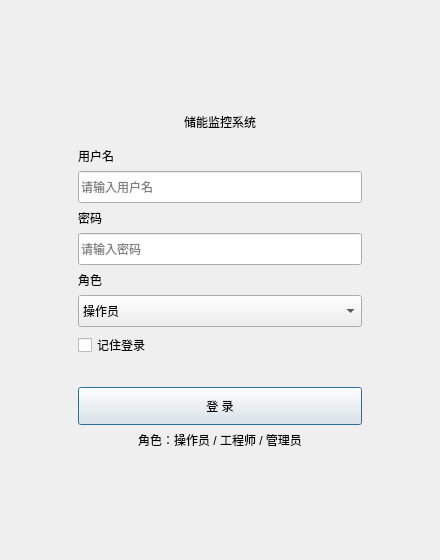
<?xml version="1.0" encoding="UTF-8"?>
<ui version="4.0">
 <class>LoginDialog</class>
 <widget class="QDialog" name="LoginDialog">
  <property name="geometry">
   <rect>
    <x>0</x>
    <y>0</y>
    <width>440</width>
    <height>560</height>
   </rect>
  </property>
  <property name="windowTitle">
   <string>储能监控系统 · 登录</string>
  </property>
  <layout class="QVBoxLayout" name="mainLayout">
   <property name="spacing">
    <number>0</number>
   </property>
   <property name="leftMargin">
    <number>28</number>
   </property>
   <property name="topMargin">
    <number>28</number>
   </property>
   <property name="rightMargin">
    <number>28</number>
   </property>
   <property name="bottomMargin">
    <number>28</number>
   </property>
   <item>
    <spacer name="topSpacer">
     <property name="orientation">
      <enum>Qt::Orientation::Vertical</enum>
     </property>
     <property name="sizeType">
      <enum>QSizePolicy::Policy::Expanding</enum>
     </property>
     <property name="sizeHint" stdset="0">
      <size>
       <width>20</width>
       <height>40</height>
      </size>
     </property>
    </spacer>
   </item>
   <item>
    <layout class="QHBoxLayout" name="cardRow">
     <property name="spacing">
      <number>0</number>
     </property>
     <item>
      <spacer name="leftSpacer">
       <property name="orientation">
        <enum>Qt::Orientation::Horizontal</enum>
       </property>
       <property name="sizeType">
        <enum>QSizePolicy::Policy::Expanding</enum>
       </property>
       <property name="sizeHint" stdset="0">
        <size>
         <width>40</width>
         <height>20</height>
        </size>
       </property>
      </spacer>
     </item>
     <item>
      <widget class="QFrame" name="card">
       <property name="minimumSize">
        <size>
         <width>340</width>
         <height>0</height>
        </size>
       </property>
       <property name="maximumSize">
        <size>
         <width>340</width>
         <height>16777215</height>
        </size>
       </property>
       <property name="frameShape">
        <enum>QFrame::Shape::NoFrame</enum>
       </property>
       <layout class="QVBoxLayout" name="cardLayout">
        <property name="spacing">
         <number>6</number>
        </property>
        <property name="leftMargin">
         <number>28</number>
        </property>
        <property name="topMargin">
         <number>26</number>
        </property>
        <property name="rightMargin">
         <number>28</number>
        </property>
        <property name="bottomMargin">
         <number>24</number>
        </property>
        <item>
         <widget class="QLabel" name="lblTitle">
          <property name="text">
           <string>储能监控系统</string>
          </property>
          <property name="alignment">
           <set>Qt::AlignmentFlag::AlignCenter</set>
          </property>
         </widget>
        </item>
        <item>
         <spacer name="spTitle">
          <property name="orientation">
           <enum>Qt::Orientation::Vertical</enum>
          </property>
          <property name="sizeType">
           <enum>QSizePolicy::Policy::Fixed</enum>
          </property>
          <property name="sizeHint" stdset="0">
           <size>
            <width>20</width>
            <height>10</height>
           </size>
          </property>
         </spacer>
        </item>
        <item>
         <widget class="QLabel" name="lblUser">
          <property name="text">
           <string>用户名</string>
          </property>
         </widget>
        </item>
        <item>
         <widget class="QLineEdit" name="editUser">
          <property name="minimumSize">
           <size>
            <width>0</width>
            <height>32</height>
           </size>
          </property>
          <property name="placeholderText">
           <string>请输入用户名</string>
          </property>
          <property name="clearButtonEnabled">
           <bool>true</bool>
          </property>
         </widget>
        </item>
        <item>
         <widget class="QLabel" name="lblPwd">
          <property name="text">
           <string>密码</string>
          </property>
         </widget>
        </item>
        <item>
         <widget class="QLineEdit" name="editPwd">
          <property name="minimumSize">
           <size>
            <width>0</width>
            <height>32</height>
           </size>
          </property>
          <property name="echoMode">
           <enum>QLineEdit::EchoMode::Password</enum>
          </property>
          <property name="placeholderText">
           <string>请输入密码</string>
          </property>
         </widget>
        </item>
        <item>
         <widget class="QLabel" name="lblRole">
          <property name="text">
           <string>角色</string>
          </property>
         </widget>
        </item>
        <item>
         <widget class="QComboBox" name="comboRole">
          <property name="minimumSize">
           <size>
            <width>0</width>
            <height>32</height>
           </size>
          </property>
          <item>
           <property name="text">
            <string>操作员</string>
           </property>
          </item>
          <item>
           <property name="text">
            <string>工程师</string>
           </property>
          </item>
          <item>
           <property name="text">
            <string>管理员</string>
           </property>
          </item>
         </widget>
        </item>
        <item>
         <widget class="QCheckBox" name="chkRemember">
          <property name="text">
           <string>记住登录</string>
          </property>
         </widget>
        </item>
        <item>
         <widget class="QLabel" name="lblError">
          <property name="visible">
           <bool>false</bool>
          </property>
          <property name="text">
           <string/>
          </property>
          <property name="wordWrap">
           <bool>true</bool>
          </property>
         </widget>
        </item>
        <item>
         <spacer name="spLogin">
          <property name="orientation">
           <enum>Qt::Orientation::Vertical</enum>
          </property>
          <property name="sizeType">
           <enum>QSizePolicy::Policy::Fixed</enum>
          </property>
          <property name="sizeHint" stdset="0">
           <size>
            <width>20</width>
            <height>4</height>
           </size>
          </property>
         </spacer>
        </item>
        <item>
         <widget class="QPushButton" name="btnLogin">
          <property name="minimumSize">
           <size>
            <width>0</width>
            <height>38</height>
           </size>
          </property>
          <property name="text">
           <string>登 录</string>
          </property>
          <property name="default">
           <bool>true</bool>
          </property>
         </widget>
        </item>
        <item>
         <widget class="QLabel" name="lblHint">
          <property name="text">
           <string>角色：操作员 / 工程师 / 管理员</string>
          </property>
          <property name="alignment">
           <set>Qt::AlignmentFlag::AlignCenter</set>
          </property>
         </widget>
        </item>
       </layout>
      </widget>
     </item>
     <item>
      <spacer name="rightSpacer">
       <property name="orientation">
        <enum>Qt::Orientation::Horizontal</enum>
       </property>
       <property name="sizeType">
        <enum>QSizePolicy::Policy::Expanding</enum>
       </property>
       <property name="sizeHint" stdset="0">
        <size>
         <width>40</width>
         <height>20</height>
        </size>
       </property>
      </spacer>
     </item>
    </layout>
   </item>
   <item>
    <spacer name="bottomSpacer">
     <property name="orientation">
      <enum>Qt::Orientation::Vertical</enum>
     </property>
     <property name="sizeType">
      <enum>QSizePolicy::Policy::Expanding</enum>
     </property>
     <property name="sizeHint" stdset="0">
      <size>
       <width>20</width>
       <height>40</height>
      </size>
     </property>
    </spacer>
   </item>
  </layout>
 </widget>
 <resources/>
 <connections/>
</ui>
